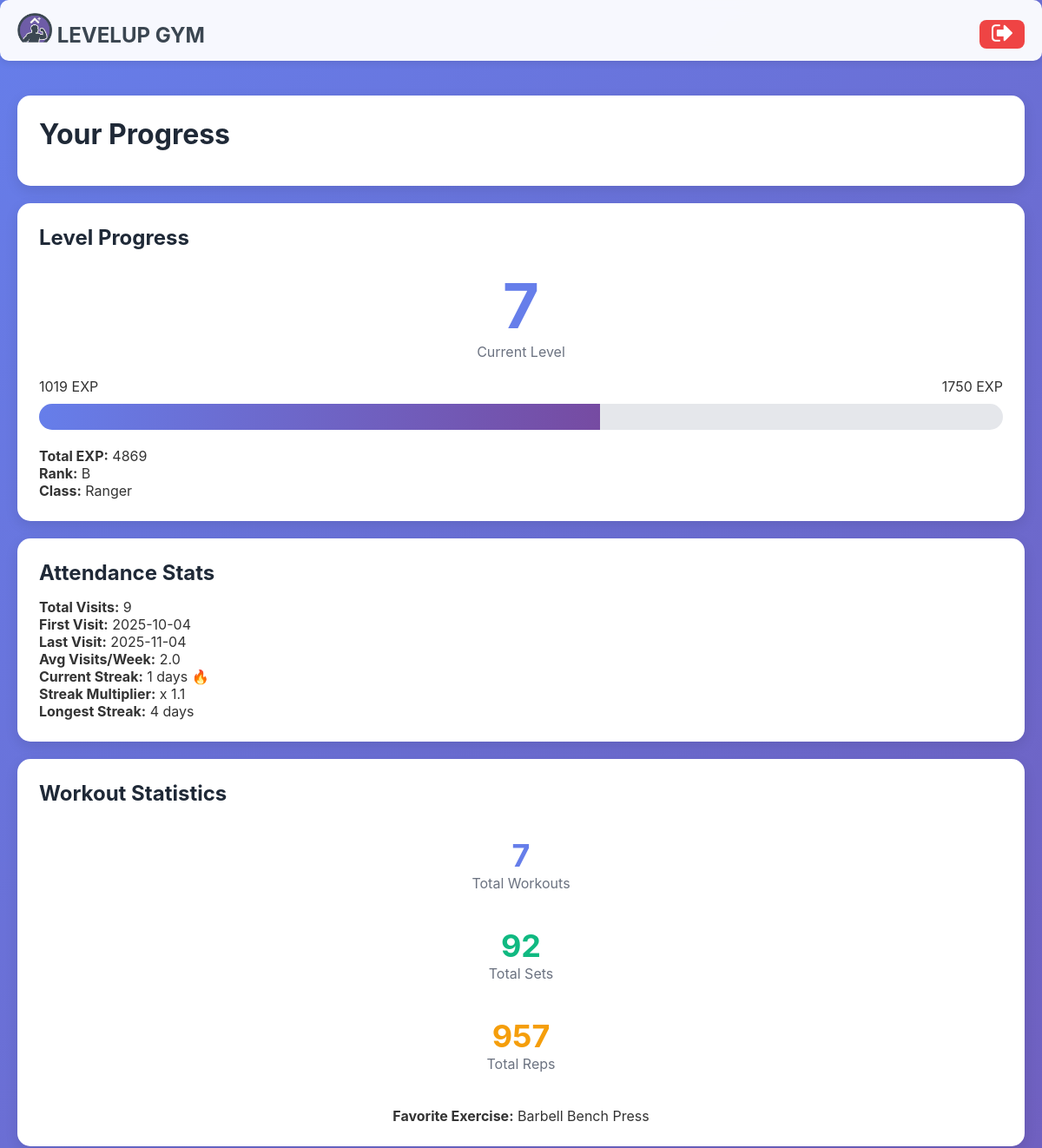
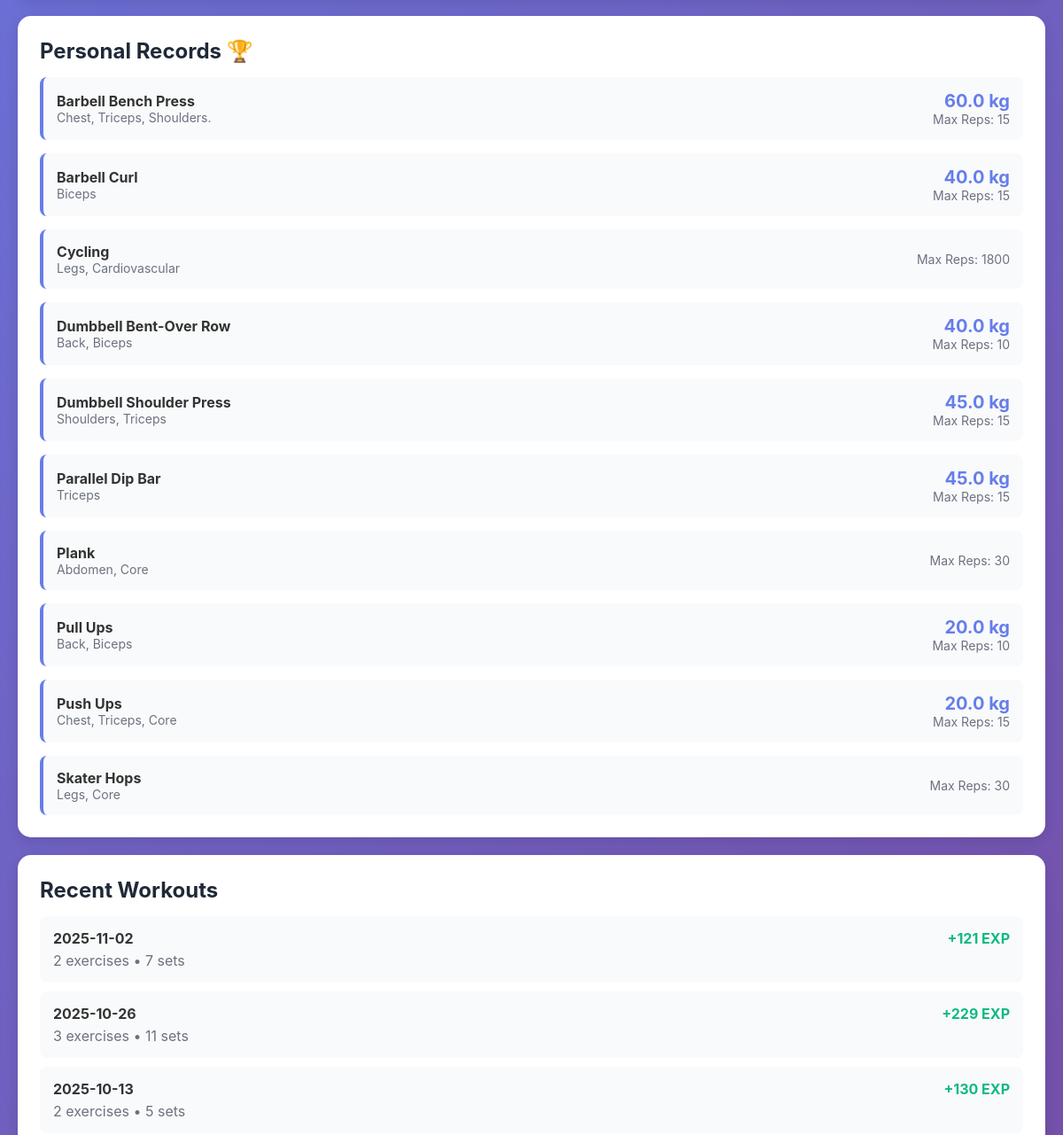
Before: /progress (signed in, upper part) with the older database file (2 pictures, top to bottom).
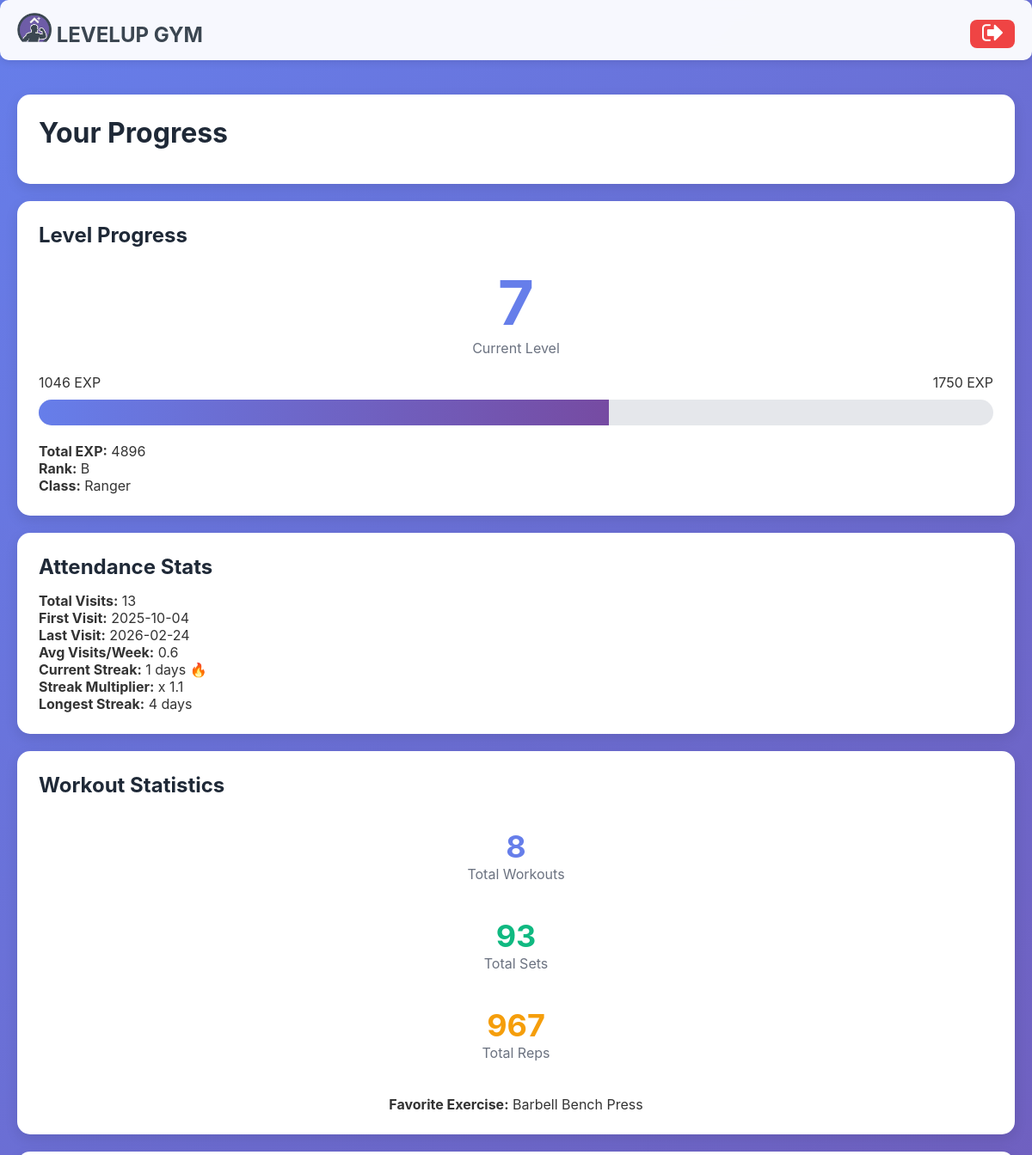
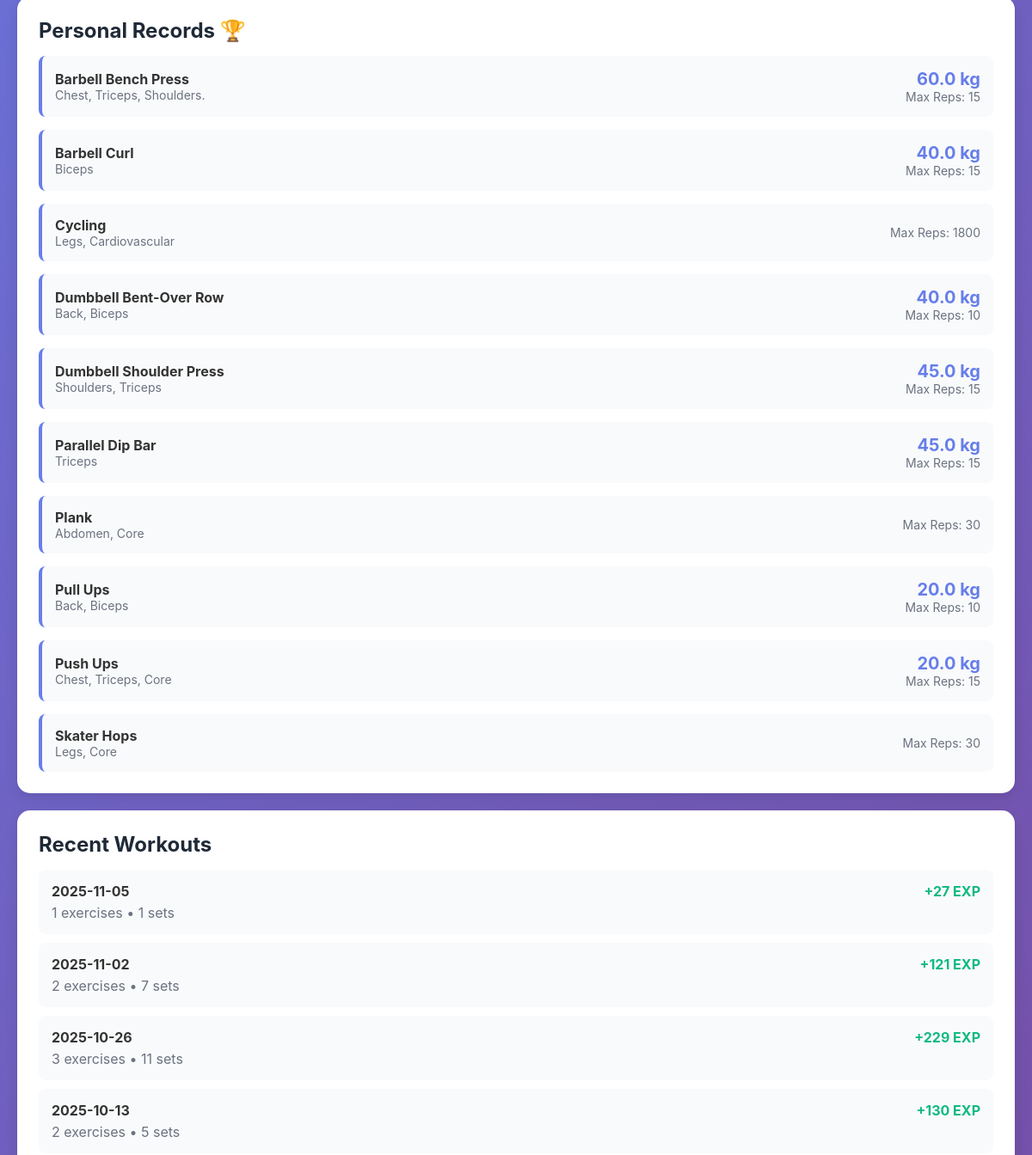
After: the same page with the newer database file (2 pictures, top to bottom).
### tables this page shows
CREATE TABLE client_gamification (
                gamification_id INTEGER PRIMARY KEY AUTOINCREMENT,
                client_id INTEGER UNIQUE NOT NULL,
                current_level INTEGER DEFAULT 1,
                current_exp INTEGER DEFAULT 0,
                total_exp INTEGER DEFAULT 0,
                rank TEXT DEFAULT 'E',
                client_class TEXT,
                class_unlocked_at_level INTEGER, current_streak INTEGER DEFAULT 0, longest_streak INTEGER DEFAULT 0, total_reps INTEGER DEFAULT 0, workouts_completed INTEGER DEFAULT 0,
                FOREIGN KEY (client_id) REFERENCES clients(client_id) ON DELETE CASCADE
            );

CREATE TABLE exercises (
                exercise_id INTEGER PRIMARY KEY AUTOINCREMENT,
                name TEXT UNIQUE NOT NULL,
                description TEXT,
                exercise_type TEXT,
                target_muscle TEXT,
                difficulty_level TEXT,
                base_exp INTEGER DEFAULT 10,
                image_path TEXT,
                created_date DATETIME DEFAULT CURRENT_TIMESTAMP
            , `secondary_muscle` TEXT);

CREATE TABLE workout_logs (
                log_id INTEGER PRIMARY KEY AUTOINCREMENT,
                client_id INTEGER NOT NULL,
                exercise_id INTEGER NOT NULL,
                workout_date DATE NOT NULL,
                set_number INTEGER NOT NULL,
                reps_completed INTEGER,
                weight_used REAL,
                exp_earned INTEGER DEFAULT 0,
                "measurement" TEXT,
                timestamp DATETIME DEFAULT CURRENT_TIMESTAMP,
                FOREIGN KEY (client_id) REFERENCES clients(client_id) ON DELETE CASCADE,
                FOREIGN KEY (exercise_id) REFERENCES exercises(exercise_id) ON DELETE CASCADE
            );

### main.py (the view)
@app.route('/progress')
@login_required
def progress():
    client_id = session['client_id']
    client = Client.get_by_id(client_id)
    progress_data = gamification.get_client_progress(client_id)
    workout_history = workout_logger.get_workout_history(client_id, limit=10)
    attendance_stats = attendance_ctrl.get_attendance_stats(client_id)
    workout_stats = workout_logger.get_workout_stats(client_id)
    personal_records = workout_logger.get_personal_records(client_id)
    return render_template('progress.html',
                         client=client,
                         progress=progress_data,
                         workout_history=workout_history,
                         attendance_stats=attendance_stats,
                         workout_stats=workout_stats,
                         personal_records=personal_records)

### controllers/gamification_controller.py (called while the page is built)
    def _get_gamification_data(self, client_id):
        query = 'SELECT * FROM client_gamification WHERE client_id=?'
        result = self.db.execute_query(query, (client_id,))
        return dict(result[0]) if result else None

    def _get_streak_data(self, client_id):
        query = 'SELECT * FROM client_streaks WHERE client_id=?'
        result = self.db.execute_query(query, (client_id,))
        return dict(result[0]) if result else None

### database/db_manager.py (called while the page is built)
    def connect(self):
        self.conn = sqlite3.connect(self.db_name)
        self.conn.row_factory = sqlite3.Row  # Access columns by name
        self.cursor = self.conn.cursor()

    def disconnect(self):
        if self.conn:
            self.conn.close()

    def execute_query(self, query, params=None):
        self.connect()
        if params:
            self.cursor.execute(query, params)
        else:
            self.cursor.execute(query)
        results = self.cursor.fetchall()
        self.disconnect()
        return results

### templates/progress.html (shortened to what the changed rows need)
{% extends "base.html" %}
{% block content %}
<div class="card">
    <h1>Your Progress</h1>
</div>
<div class="grid grid-2">
    <div class="card">
        <h2>Level Progress</h2>
        <div style="text-align: center; margin: 20px 0;">
            <div style="font-size: 72px; font-weight: bold; color: #667eea;">{{ progress.level }}</div>
            <div style="color: #6b7280;">Current Level</div>
        </div>
        <div style="margin: 20px 0;">
            <div style="display: flex; justify-content: space-between; margin-bottom: 10px;">
                <span>{{ progress.current_exp }} EXP</span>
                <span>{{ progress.next_level_exp }} EXP</span>
            </div>
            <div style="background: #e5e7eb; height: 30px; border-radius: 15px; overflow: hidden;">
                <div style="background: linear-gradient(90deg, #667eea 0%, #764ba2 100%); height: 100%; width: {{ progress.progress_percentage }}%;"></div>
            </div>
        </div>
        <p><strong>Total EXP:</strong> {{ progress.total_exp }}</p>
        <p><strong>Rank:</strong> {{ progress.rank }}</p>
        {% if progress.class %}
        <p><strong>Class:</strong> {{ progress.class }}</p>
        {% endif %}
    </div>
    <div class="card">
        <h2>Attendance Stats</h2>
        {% if attendance_stats %}
        <p><strong>Total Visits:</strong> {{ attendance_stats.total_visits }}</p>
        <p><strong>First Visit:</strong> {{ attendance_stats.first_visit }}</p>
        <p><strong>Last Visit:</strong> {{ attendance_stats.last_visit }}</p>
        <p><strong>Avg Visits/Week:</strong> {{ attendance_stats.avg_visits_per_week }}</p>
        <p><strong>Current Streak:</strong> {{ progress.streak }} days 🔥</p>
        <p><strong>Streak Multiplier:</strong> x {{ progress.streak_multiplier }}</p>
        <p><strong>Longest Streak:</strong> {{ progress.longest_streak }} days</p>
        {% else %}
        <p>No attendance data yet. Start your journey today!</p>
        {% endif %}
    </div>
</div>
<div class="card">
    <h2>Workout Statistics</h2>
    {% if workout_stats %}
    <div class="grid grid-3">
        <div style="text-align: center; padding: 20px;">
            <div style="font-size: 36px; font-weight: bold; color: #667eea;">{{ workout_stats.total_workouts }}</div>
            <div style="color: #6b7280;">Total Workouts</div>
        </div>
        <div style="text-align: center; padding: 20px;">
            <div style="font-size: 36px; font-weight: bold; color: #10b981;">{{ workout_stats.total_sets }}</div>
            <div style="color: #6b7280;">Total Sets</div>
        </div>
        <div style="text-align: center; padding: 20px;">
            <div style="font-size: 36px; font-weight: bold; color: #f59e0b;">{{ workout_stats.total_reps }}</div>
            <div style="color: #6b7280;">Total Reps</div>
        </div>
    </div>
    {% if workout_stats.favorite_exercise %}
    <p style="text-align: center; margin-top: 20px;"><strong>Favorite Exercise:</strong> {{ workout_stats.favorite_exercise }}</p>
    {% endif %}
    {% else %}
    <p>Start working out to see your stats!</p>
    {% endif %}
</div>
{% if personal_records %}
<div class="card">
    <h2>Personal Records 🏆</h2>
    <div style="display: grid; gap: 15px;">
        {% for record in personal_records %}
        <div style="padding: 15px; background: #f9fafb; border-radius: 8px; border-left: 4px solid #667eea;">
            <div style="display: flex; justify-content: space-between; align-items: center;">
                <div>
                    <strong>{{ record.exercise }}</strong>
                    <div style="color: #6b7280; font-size: 14px;">{{ record.target_muscle }}</div>
                </div>
                <div style="text-align: right;">
                    {% if record.max_weight %}
                    <div style="font-size: 20px; font-weight: bold; color: #667eea;">{{ record.max_weight }} kg</div>
                    {% endif %}
                    <div style="color: #6b7280; font-size: 14px;">Max Reps: {{ record.max_reps }}</div>
                </div>
            </div>
        </div>
        {% endfor %}
    </div>
</div>
{% endif %}
<div class="card">
    <h2>Recent Workouts</h2>
    {% if workout_history %}
    <div style="display: grid; gap: 10px;">
        {% for workout in workout_history %}
        <div style="padding: 15px; background: #f9fafb; border-radius: 8px;">
            <div style="display: flex; justify-content: space-between;">
                <strong>{{ workout.date }}</strong>
                <span style="color: #10b981; font-weight: bold;">+{{ workout.total_exp }} EXP</span>
            </div>
            <div style="color: #6b7280; margin-top: 5px;">
                {{ workout.exercises_count }} exercises • {{ workout.total_sets }} sets
            </div>
        </div>
        {% endfor %}
    </div>
    {% else %}
    <p>No workout history yet. Complete your first workout!</p>
    {% endif %}
</div>
{% endblock %}

Changed rows visible on the page:
changed client_gamification "Ranger": current_exp "1019" → "1046"; total_exp "4869" → "4896"
added workout_logs: date "2025-11-05", total_exp "27", exercises_count "1", total_sets "1"
Other visible differences:
{{ progress.progress_percentage }}: 58.22857142857143 → 59.77142857142857 (drawn)
{{ attendance_stats.total_visits }}: "9" → "13"
{{ attendance_stats.last_visit }}: "2025-11-04" → "2026-02-24"
{{ attendance_stats.avg_visits_per_week }}: "2.0" → "0.6"
{{ workout_stats.total_workouts }}: "7" → "8"
{{ workout_stats.total_sets }}: "92" → "93"
{{ workout_stats.total_reps }}: "957" → "967"
